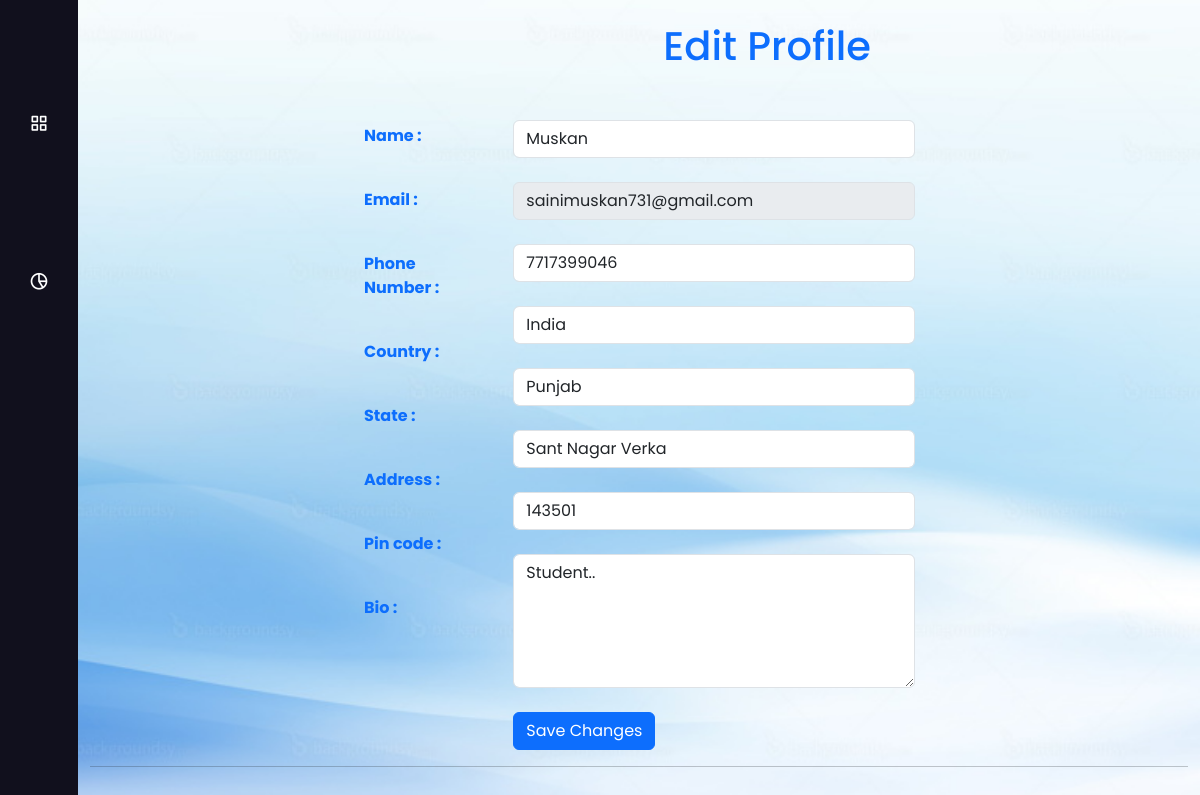
/EditProfile (signed in), run on the app's committed database.
### imageapp/models.py (models this page shows, shortened)
class register(models.Model):
    name=models.CharField(max_length=100)
    email=models.EmailField()
    password=models.CharField(max_length=20)
    phoneno=models.CharField(max_length=13 ,blank=True ,null=True)
    Country=models.CharField(max_length=50 ,blank=True ,null=True)
    State=models.CharField(max_length=50 ,blank=True ,null=True)
    Address=models.CharField(max_length=100 ,blank=True ,null=True)
    Pincode=models.CharField(max_length=100 ,blank=True ,null=True)
    detail=models.CharField(max_length=500 ,blank=True ,null=True)
    profile=models.ImageField(upload_to="data",blank=True, null=True)

### imageapp/views.py (the view)
# urls.py: path('EditProfile',views.Editp,name="editprofile"),
def Editp(request):
    if not request.session.has_key('email'):
          return redirect('/Login')
    user = register.objects.get(email=request.session['email'])
    if request.method == "POST":
        user = register.objects.get(email=request.session['email'])
        user.name = request.POST.get('name')
        user.phoneno=request.POST.get('numb')
        user.Country= request.POST.get('country')
        user.State=request.POST.get('state')
        user.Address=request.POST.get('address')
        user.Pincode=request.POST.get('pin')
        user.detail=request.POST.get('bio')
        user.save()
        return redirect('/UserProfile')
    else:
     return render(request, 'editprof.html', {'user': user})

### templates/editprof.html (shortened to what this page needs)
{%extends 'side2.html' %}
{% block content %}
{% load static %}
<!DOCTYPE html>
<html lang="en">
<head>
    <link rel="stylesheet" href="{%static 'css/bootstrap.min.css' %}">
    <link rel="stylesheet" href="{%static 'icofont/icofont.min.css' %}">
    <link rel="stylesheet" href="https://cdn.rawgit.com/michalsnik/aos/2.0.4/dist/aos.css">
</head>
<body  style="background-image: url({%static 'images/pp10.jpg' %});background-size: cover; ">
    <div class="container bootstrap snippets bootdey">
        <div class="row " style="margin-left:250px;" >
          <div class="col-md-2 " >
          <b><p style="margin-top: 112px;" class="text-primary" data-aos="zoom-in">Name :</p><br>
            <p class="text-primary " data-aos="zoom-in">Email :</p><br>
            <p class="text-primary " data-aos="zoom-in">Phone Number :</p><br>
            <p class="text-primary " data-aos="zoom-in">Country :</p><br>
            <p class="text-primary" data-aos="zoom-in">State :</p><br>
            <p class="text-primary" data-aos="zoom-in">Address :</p><br>
            <p class="text-primary" data-aos="zoom-in">Pin code :</p><br>
            <p class="text-primary" data-aos="zoom-in">Bio :</p><br></b>
            </div>
          <div class="col-md-9 personal-info" style="margin-left:10px;" >
           <b><h1 style="margin-left: 150px;margin-bottom: 50px;padding-top:10px;" class="text-primary" data-aos="zoom-in">Edit Profile</h1></b>
            <form  method="POST" action="" class="form-horizontal" role="form">
              <div class="form-group">
                <div class="col-lg-8">
                <input class="form-control" type="text"  name="name" value="{{user.name}}" autocomplete="off" >
                </div>
              </div>
              <div class="form-group">
                <div class="col-lg-8">
                  <input class="form-control" type="email"   name="email"  value="{{user.email}}" disabled>
                </div>
              </div>
              <div class="form-group">
                <div class="col-lg-8">
                  <input class="form-control" type="tel"    pattern ="[0-9]{10}" title="The correct format is a 10-digit number without spaces or special characters."   name="numb" value="{{user.phoneno}}" autocomplete="off">
                </div>
              </div>
              <div class="form-group">
                <div class="col-lg-8">
                  <div class="ui-select">
                    <select  class="form-control"  name="country" value="">
                     <option hidden>{{user.Country}}</option>
                    </select>
                  </div>
                </div>
              </div>
              <div class="form-group">
                <div class="col-lg-8">
                  <input class="form-control" type="text" name="state" value="{{user.State}}" autocomplete="off" >
                </div>
              </div>
              <div class="form-group">
                <div class="col-lg-8">
                  <input class="form-control" type="text"  name="address" value="{{user.Address}}" autocomplete="off">
                </div>
              </div>
              <div class="form-group">
                <div class="col-lg-8">
                  <input class="form-control" type="text"  name="pin" value="{{user.Pincode}}" autocomplete="off" >
                </div>
              </div>
              <div class="form-group">
                <div class="col-lg-8">
                    <textarea class="form-control" rows="5"   name="bio" >{{user.detail}}</textarea>
                </div>
              </div>
              <div class="form-group">
                <div class="col-lg-8">
                    <button class="btn btn-primary" type="submit">Save Changes</button>
                </div>
              </div>
            </form>
          </div>
      </div>
    </div>
    <hr>
    {% endblock %}

### static/side2.css (style rules this page uses)
* { margin: 0; padding: 0; box-sizing: border-box; font-family: 'Poppins', sans-serif; }

### templates/editprof.html (style rules this page uses)
body { overflow: scroll; }

### data on the page
register: name "Muskan", email "sainimuskan731@gmail.com", numb "7717399046", country "India", state "Punjab", address "Sant Nagar Verka", pin "143501", bio "Student.."
